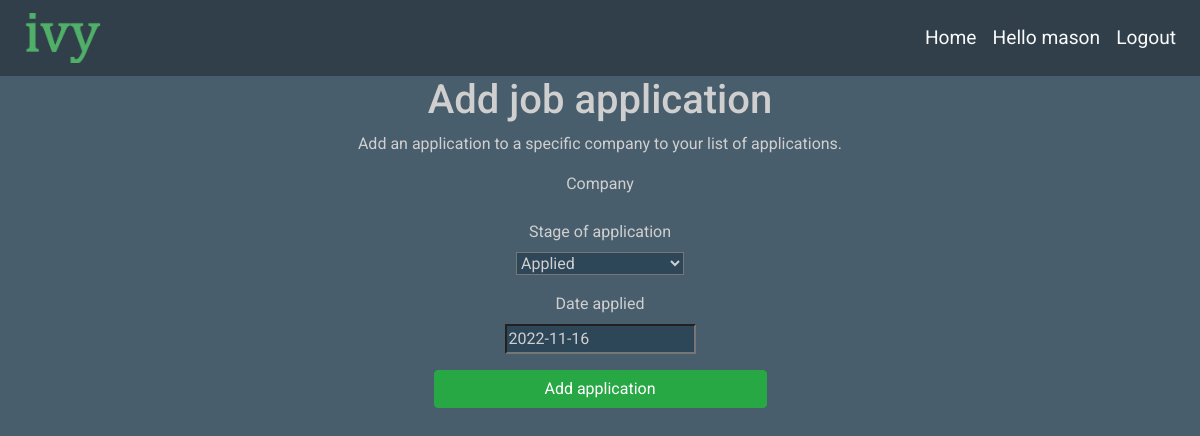
Before: /jobapplication/4/update (signed in) with the older database file.
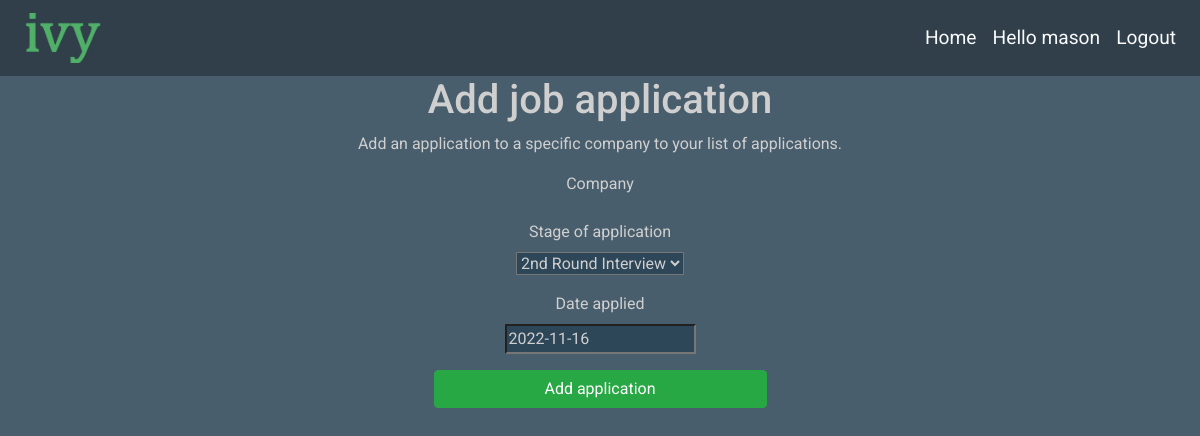
After: the same page with the newer database file.
### jobs/models.py (models this page shows)
class JobApplication(models.Model):
    user = models.ForeignKey(settings.AUTH_USER_MODEL,related_name='jobs_applied',on_delete=models.CASCADE)
    company = models.ForeignKey(Company, on_delete = models.CASCADE)
    stage = models.CharField(max_length=19, choices=INTERVIEW_STAGE)
    date_applied = models.DateField(default=timezone.now)

### jobs/views.py (the view, shortened to what this page needs)
# urls.py: path('jobapplication/<int:pk>/update', views.JobApplicationUpdateView.as_view(),name='job-application-update'),
class JobApplicationUpdateView(LoginRequiredMixin, UserPassesTestMixin, UpdateView):
    model = JobApplication
    template_name = 'jobs/job/jobapplication_form.html'
    success_url = '/'
    fields = ['stage', 'date_applied']
    def test_func(self):
        JobApplication = self.get_object()
        if self.request.user == JobApplication.user:
            return True
        return False

### jobs/templates/jobs/job/jobapplication_form.html (shortened to what this page needs)
{% extends "account/base.html" %}
{% block content %}
    <div class="form-container">
        <h1>Add job application</h1>
        <p>Add an application to a specific company to your list of applications.</p>
        <form method="POST">
            <label for="id_company" class="form-label">Company</label>
            <label for="id_stage" class="form-label">Stage of application</label>
            <p>{{ form.stage }}</p>
            <label for="id_date_applied" class="form-label">Date applied</label>
            <p>{{ form.date_applied }}</p>
            <button class="btn btn-md btn-success btn-block" type="submit" style="width: 30%; margin: 0 auto;">Add application</button>
        </form>
    </div>
{% endblock %}

### account/templates/account/base.html (shortened to what this page needs)
{% load static %}
<!DOCTYPE html>
<html lang="en">
<head>
    <link rel="stylesheet" href="https://cdn.jsdelivr.net/npm/bootstrap@4.0.0/dist/css/bootstrap.min.css">
    <link href="{% static 'css/base.css' %}" rel="stylesheet">
    <link href="https://cdn.jsdelivr.net/npm/select2@4.1.0-rc.0/dist/css/select2.min.css" rel="stylesheet" />
</head>
<body>
    <nav class="navbar navbar-expand-md navbar-dark background-1">
        <a href="" class="navbar-brand">
            <img src="{% static 'logo.png' %}" style="width: 90px; height: 50px; object-fit: cover;">
        </a>
        <div id="collapsibleNavbar" class="collapse navbar-collapse d-md-flex justify-content-end">
            <ul class="navbar-nav">
                {% if request.user.is_authenticated %}
                    <li class="nav-item">
                        <a href="{% url 'jobs:homepage' %}" class="nav-link f-lg text-light">Home</a>
                    </li>
                    <li class="nav-item">
                        <a href="{% url 'profile' %}" class="nav-link f-lg text-light">Hello {{request.user.first_name|default:request.user.username }}</a>
                    </li>
                    <li class="nav-item">
                        <a href="{% url 'logout' %}" class="nav-link f-lg text-light">Logout</a>
                    </li>
                {% else %}
                    <li class="nav-item">
                        <a href="{% url 'login' %}" class="nav-link f-lg text-light">Login</a>
                    </li>
                {% endif %}
            </ul>
        </div>
    </nav>
    <div class="container">
        {% block content %}
        {% endblock %}
    </div>
</body>
</html>

### account/static/css/base.css (style rules this page uses)
* { text-decoration: none; color: rgb(207, 207, 207); font-family: 'Changa', sans-serif; font-family: 'Roboto', sans-serif; }
body { background-color: rgb(73, 94, 109); }
.f-lg { font-size: 1.2rem; }
.background-1 { background: rgb(48, 63, 73); }
.form-container { margin: 0 auto; text-align: center; }
#id_stage { background-color: rgb(45, 70, 88) !important; }
#id_date_applied { background-color: rgb(45, 70, 88) !important; }

Changed rows visible on the page:
changed JobApplication: stage "Applied" → "2nd Round Interview"
